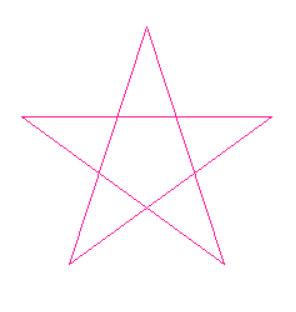

Recreate this plot in Python.
import turtle


def drawFivePointStar(t, x, y, lengthOfSide):
    # 从(x, y)向东南方向出发
    t.up()
    t.goto(x, y)
    t.left(36)
    t.down()
    for i in range(5):
        t.forward(lengthOfSide)
        # 144 = 180 - 36
        t.left(144)


myTurtle = turtle.Turtle()
myTurtle.hideturtle()
myTurtle.color("deeppink")
myWindow = myTurtle.getscreen()
lengthOfSide = 200
drawFivePointStar(myTurtle, 0, 0, lengthOfSide)
myWindow.exitonclick()
